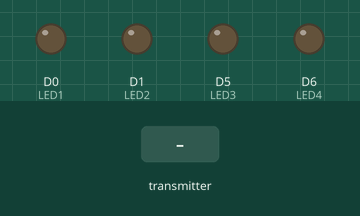
This sketch was run on a simulated Seeed XIAO (SAMD21). On the bench: output pins drawn as LEDs (lit = HIGH). The test bench sets the inputs (shaded band). No radio packets arrive unless stated.

Above: at 1.2 s.
1.3 s: the transmitter starts sending Msg1 = 1
At 2.4 s:
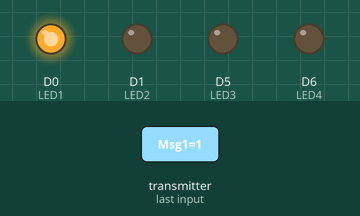
2.8 s: the transmitter starts sending Msg2 = 1
At 3.5 s:
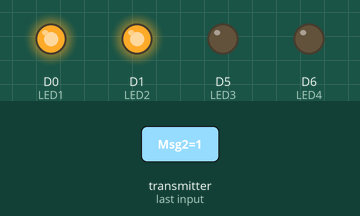
4.3 s: the transmitter starts sending Msg3 = 1
At 4.6 s:
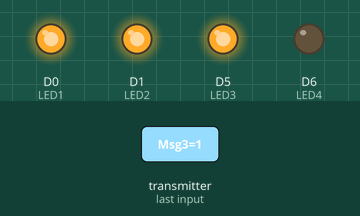
5.8 s: the transmitter starts sending Msg4 = 1
At 7.0 s:
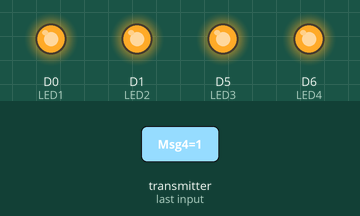
7.3 s: the transmitter starts sending Msg1 = 0
At 8.2 s:
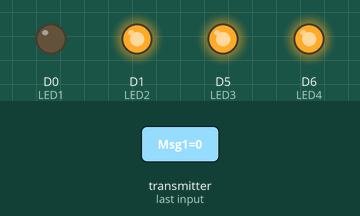
8.8 s: the transmitter starts sending Msg2 = 0
At 9.3 s:
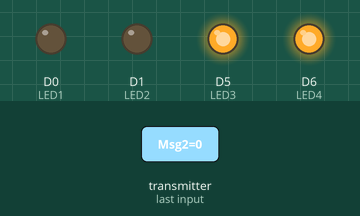
Timing chart, 0 to 11.3 s (numbered marks = the images above; inputs shaded):
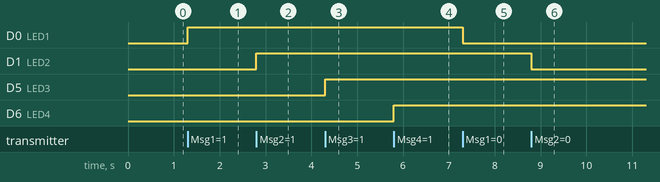

The sketch:

RecpeteurNRF4BP.ino
```cpp
//---------------------------------------------------------RECEPTEUR 4BP--------------------------------------------------
// Claude DFOURMONT
// Mon YouTube : https://www.youtube.com/c/ClaudeDufourmont
// Mon GitHub : https://github.com/claudiusmarius
// Vidéo numérotée : DFT_#A150 DFT_#A181 DFT_#A184
// Utilisation de 2 Seeeduino XIAO et de 2 NRF24L01 ainsi que d'une barette de 8 Neopixels (WS2812B)
// ========================================================================================================================
// ****** N'hésitez pas à liker, commenter, partager et à vous abonner, cela contribue à promouvoir la chaine, merci ******
// ========================================================================================================================
#include <SPI.h>
#include <nRF24L01.h>
#include <RF24.h>

#define LED1 D0        // LED1 sur D0 (pour afficher l'état de LED1)
#define LED2 D1        // LED2 sur D1 (pour afficher l'état de LED2)
#define LED3 D5        // LED3 sur D5 (pour afficher l'état de LED3)
#define LED4 D6        // LED4 sur D6 (pour afficher l'état de LED4)

RF24 radio(2, 3);  // CE sur D2, CSN sur D3 pour le module nRF24L01
const byte addresses[][6] = {"00002", "00001"};  // Adresse radio pour la communication

// Structure du message reçu de l'émetteur
typedef struct {
  bool Msg1;  // État demandé de LED1
  bool Msg2;  // État demandé de LED2
  bool Msg3;  // État demandé de LED3
  bool Msg4;  // État demandé de LED4
} MsgSt;

// Structure du message envoyé à l'émetteur
typedef struct {
  bool ledState1;  // État de la LED1
  bool ledState2;  // État de la LED2
  bool ledState3;  // État de la LED3
  bool ledState4;  // État de la LED4
} MsgSt1;

MsgSt messageFromEmetteur;
MsgSt1 reponseToEmetteur;

void setup() {
  pinMode(LED1, OUTPUT);  // Initialisation de la LED1
  pinMode(LED2, OUTPUT);  // Initialisation de la LED2
  pinMode(LED3, OUTPUT);  // Initialisation de la LED3
  pinMode(LED4, OUTPUT);  // Initialisation de la LED4
  //Serial.begin(9600);  // Pour le débogage
  radio.begin();
  radio.openWritingPipe(addresses[1]);  // Émetteur
  radio.openReadingPipe(1, addresses[0]);  // Récepteur

                          //radio.setDataRate(RF24_250KBPS);


  radio.setPALevel(RF24_PA_MIN);
  //radio.setPALevel(RF24_PA_HIGH);
  //radio.setPALevel(RF24_PA_MAX);
  //radio.setPALevel(RF24_PA_LOW);
  radio.startListening();  // Démarre l'écoute
}

void loop() {
  // Vérification de la réception des messages de l'émetteur
  if (radio.available()) {
    while (radio.available()) {
      radio.read(&messageFromEmetteur, sizeof(messageFromEmetteur));
    }

    // Mettre à jour les états des LEDs en fonction des messages reçus
    digitalWrite(LED1, messageFromEmetteur.Msg1 ? HIGH : LOW);
    digitalWrite(LED2, messageFromEmetteur.Msg2 ? HIGH : LOW);
    digitalWrite(LED3, messageFromEmetteur.Msg3 ? HIGH : LOW);
    digitalWrite(LED4, messageFromEmetteur.Msg4 ? HIGH : LOW);

    // Prépare la réponse à l'émetteur
    reponseToEmetteur.ledState1 = digitalRead(LED1);
    reponseToEmetteur.ledState2 = digitalRead(LED2);
    reponseToEmetteur.ledState3 = digitalRead(LED3);
    reponseToEmetteur.ledState4 = digitalRead(LED4);

    // Envoie la réponse à l'émetteur
    radio.stopListening();
    radio.write(&reponseToEmetteur, sizeof(reponseToEmetteur));
    radio.startListening();

    // Pour le débogage
    //Serial.print("Msg1: "); Serial.print(messageFromEmetteur.Msg1);
    //Serial.print(", Msg2: "); Serial.print(messageFromEmetteur.Msg2);
    //Serial.print(", Msg3: "); Serial.print(messageFromEmetteur.Msg3);
    //Serial.print(", Msg4: "); Serial.println(messageFromEmetteur.Msg4);
  }
}
```

Measured:
- after the input at 1.3 s, D0 (LED1): LOW → HIGH at once
- after the input at 2.8 s, D1 (LED2): LOW → HIGH at once
- after the input at 4.3 s, D5 (LED3): LOW → HIGH at once
- after the input at 5.8 s, D6 (LED4): LOW → HIGH at once
- after the input at 7.3 s, D0 (LED1): HIGH → LOW at once
- after the input at 8.8 s, D1 (LED2): HIGH → LOW at once
